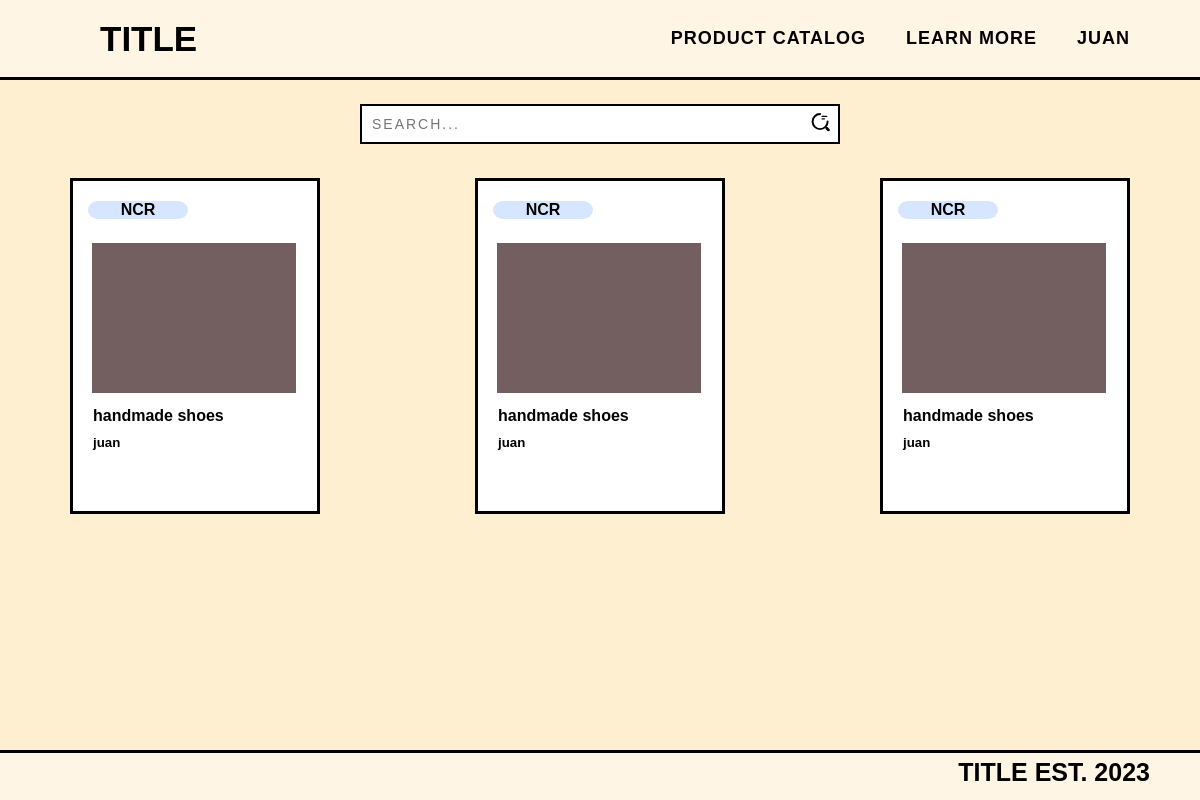
The page /general/product-catalog.php (signed in) on the database its author committed.
### tables this page shows
CREATE TABLE `products` (
  `product_id` int(30) NOT NULL,
  `user_id` int(30) NOT NULL,
  `seller_name` varchar(255) NOT NULL,
  `category` varchar(255) NOT NULL,
  `product_name` varchar(255) NOT NULL,
  `product_price` int(50) NOT NULL,
  `product_img` int(255) NOT NULL,
  `product_desc` varchar(1000) NOT NULL
);

### general/product-catalog.php (the view, shortened to what this page needs)
<?php
require_once '../config.php';
?>
<!DOCTYPE html>
<html lang="en">
<head>
    <link rel="stylesheet" href="../styles/global.css">
    <link rel="stylesheet" href="../styles/product-catalog.css">
    <link rel="stylesheet" href="../styles/navbar.css">
    <link rel="stylesheet" href="../styles/footer.css">
</head>
<body>
    <?php
    if (isset($_SESSION['loggedin'])) {
        require_once '../components/navbar-seller.php';
    } else {
        require_once '../components/navbar-general.php';
    }
    ?>
    <div class="container">
        <div class="input-container">
            <form action="product-catalog.php" method="get">
                <input type="text" class="input" placeholder="search..." aria-label="Search" name="query">
            </form>
            <span class="icon">
            </span>
        </div>
        <?php
        $sSearch = "";
        $sql = "SELECT* FROM products";
        if ($sSearch <> "") { ?>
            <?php
            $sql = "SELECT* FROM products WHERE `product_name` LIKE  '%" . $sSearch . "%' or `category` LIKE  '%" . $sSearch . "%'or `seller_name` LIKE  '%" . $sSearch . "%'or `product_price` LIKE  '" . $sSearch . "%'or `product_desc` LIKE  '" . $sSearch . "%'";
            ?>
            <div class="mid_text">
                <h1 class="center"><?php echo " " . $sSearch; ?></h1>
        </div>
        <div class="mid_container">
                <?php
                $upload_dir = '../upload/';
                $result = mysqli_query($conn, $sql);
                $resultCheck = mysqli_num_rows($result);
                if ($resultCheck > 0) {
                    while ($row = mysqli_fetch_assoc($result)) {
                ?>
                        <a href="view_product_specific?id=<?php echo $row['product_id'] ?>" class="product-text sub-link">
                            <div class="card">
                                <div class="capsule">
                                    <p class="capsule_caption"> <?php echo $row['category'] ?> </p>
                                </div>
                                <img src="../img/temp.png" alt="Avatar" style="width:100%">
                                <h4 class="head">
                                    <?php echo $row['product_name'] ?>
                                </h4>
                                <h5 class="read_more">
                                    <?php echo $row['seller_name'] ?>
                                </h5>
                            </div>
                    <?php
                    }
                } else { ?>
                </div>
                    <div class="ex1">
                        <div class="card2">
                            <img src="../img/noitemsfound.png" style=" height: 300px;">
                        </div>
                    </div>
                <?php }
            } else { ?>
                    <div class="mid_container">
                        <?php
                        $result = mysqli_query($conn, $sql);
                        $resultCheck = mysqli_num_rows($result);
                        if ($resultCheck > 0) {
                            while ($row = mysqli_fetch_assoc($result)) {
                        ?>
                                <a href="view_product_specific?id=<?php echo $row['product_id'] ?>" class="product-text sub-link">
                                    <div class="card">
                                        <div class="capsule">
                                            <p class="capsule_caption"> <?php echo $row['category'] ?> </p>
                                        </div>
                                        <img src="../img/temp.png" alt="Avatar" style="width:100%">
                                        <h4 class="head">
                                            <?php echo $row['product_name'] ?>
                                        </h4>
                                        <h5 class="read_more">
                                            <?php echo $row['seller_name'] ?>
                                        </h5>
                            </div>
                            <?php }
                        }
            }
                 ?>
</div>
            </div>
            <?php require_once '../components/footer.php' ?>
</body>
</html>

### styles/global.css (style rules this page uses)
:root { --bg: #FFEFD1; --wheat: #FEF5E4; --dark-blue: #003077; --orange: #FFA72A; --black: #000; --white: #FFF; --pastel-orange: #FFD892; --pastel-blue: #D6E6FE; --gray:#F3F3F3; }
* { padding: 0; margin: 0; font-family: "Poppins", sans-serif; box-sizing: border-box; color: var(--black); }
body { background: var(--bg); padding-top: 80px; padding-bottom: 80px; }

### styles/product-catalog.css (style rules this page uses)
a { text-decoration: none!important; }
.card { margin-top: 90px; width: 250px; border: solid; color: black; background-color: var(--white); padding: 20px; padding-bottom: 1px; margin: 10px; }
.capsule_caption { text-align: center; font-weight: bold; }
.capsule { border-radius: 10%/50%; width: 100px; background-color: var(--pastel-blue); margin-left: -5px; margin-bottom: 3vh; }
.container { display: flex; flex-direction: column; justify-content: center; align-items: center; }
.mid_container { display: flex; flex-wrap: wrap; align-items: center; justify-content: space-between; align-self: center; width: 90%; }
.head { width: 100%; margin-bottom: 10px; }
.read_more { width: 100%; margin-bottom: 60px; }
img { margin-bottom: 10px; height: 150px; margin-left: -1px; }
.input-container { width: 220px; position: relative; }
.icon { position: absolute; right: 10px; top: calc(50% + 5px); transform: translateY(calc(-50% - 5px)); }
.input { width: 100%; height: 40px; padding: 10px; transition: .2s linear; border: 2.5px solid black; font-size: 14px; text-transform: uppercase; letter-spacing: 2px; }
.input-container { margin-top: 3vh; margin-bottom: 3vh; width: 40%; }

### rows shown on the page
products: category "NCR", product_name "handmade shoes", seller_name "juan"
products: category "NCR", product_name "handmade shoes", seller_name "juan"
products: category "NCR", product_name "handmade shoes", seller_name "juan"

### other values the page prints
$current_username "JUAN"
